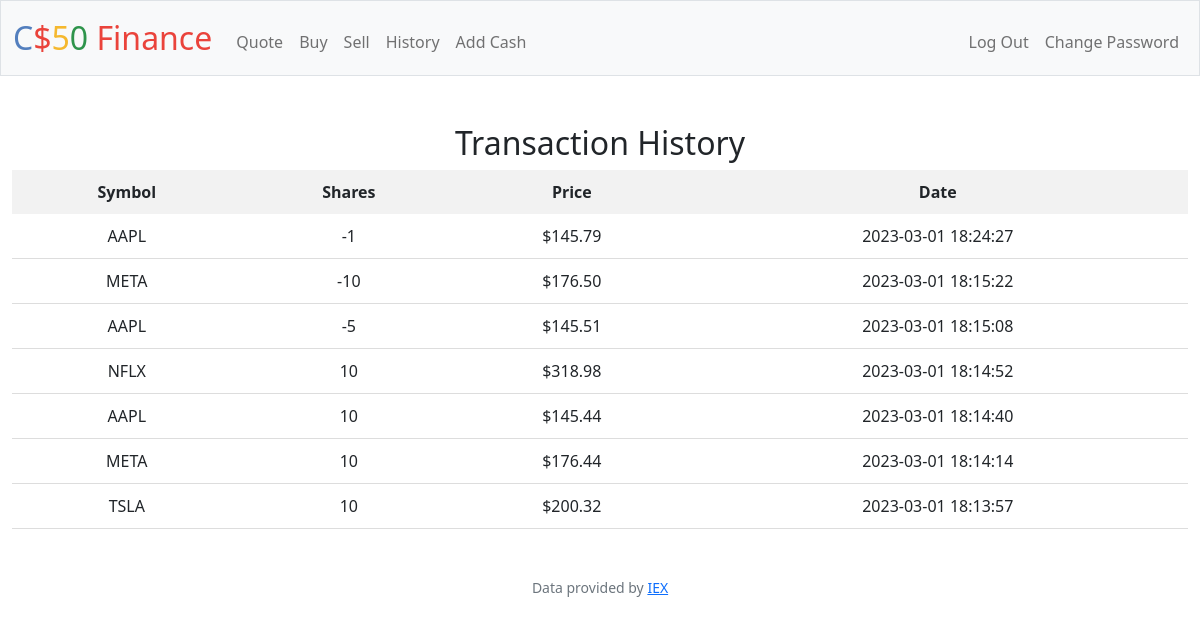
Screenshot of /history (signed in) with the database file from the repository.
### tables this page shows
CREATE TABLE 'transactions' ('id' INTEGER PRIMARY KEY AUTOINCREMENT NOT NULL, 'user_id' INTEGER, 'symbol' TEXT, 'shares' INTEGER, 'price' REAL, 'date' DATETIME);

### app.py (the view)
@app.route("/history")
@login_required
def history():
    user_id = session["user_id"]
    transactions = db.execute("SELECT symbol, shares, price, date FROM transactions WHERE user_id = ? ORDER BY date DESC", user_id)
    return render_template("history.html", transactions=transactions, usd=usd)

### app.py (called while the page is built)
@app.after_request
def after_request(response):
    response.headers["Cache-Control"] = "no-cache, no-store, must-revalidate"
    response.headers["Expires"] = 0
    response.headers["Pragma"] = "no-cache"
    return response

### helpers.py (called while the page is built)
def login_required(f):
    @wraps(f)
    def decorated_function(*args, **kwargs):
        if session.get("user_id") is None:
            return redirect("/login")
        return f(*args, **kwargs)
    return decorated_function

def usd(value):
    return f"${value:,.2f}"

### templates/history.html (shortened to what this page needs)
{% extends "layout.html" %}
{% block main %}
    <h2>Transaction History</h2>
    <table>
        <thead>
            <tr>
                <th>Symbol</th>
                <th>Shares</th>
                <th>Price</th>
                <th>Date</th>
            </tr>
        </thead>
        <tbody>
            {% for transaction in transactions %}
                <tr>
                    <td>{{ transaction.symbol }}</td>
                    <td>{{ transaction.shares }}</td>
                    <td>{{ usd(transaction.price) }}</td>
                    <td>{{ transaction.date }}</td>
                </tr>
            {% endfor %}
        </tbody>
    </table>
{% endblock %}

### static/styles.css (style rules this page uses)
table { border-collapse: collapse; width: 100%; }
th, td { padding: 10px; text-align: center; }
th { background-color: #f2f2f2; font-weight: bold; }
td { border-bottom: 1px solid #ddd; }

### rows the page displays
transactions: price "$145.79"
transactions: price "$176.50"
transactions: price "$145.51"
transactions: price "$318.98"
transactions: price "$145.44"
transactions: price "$176.44"
transactions: price "$200.32"
